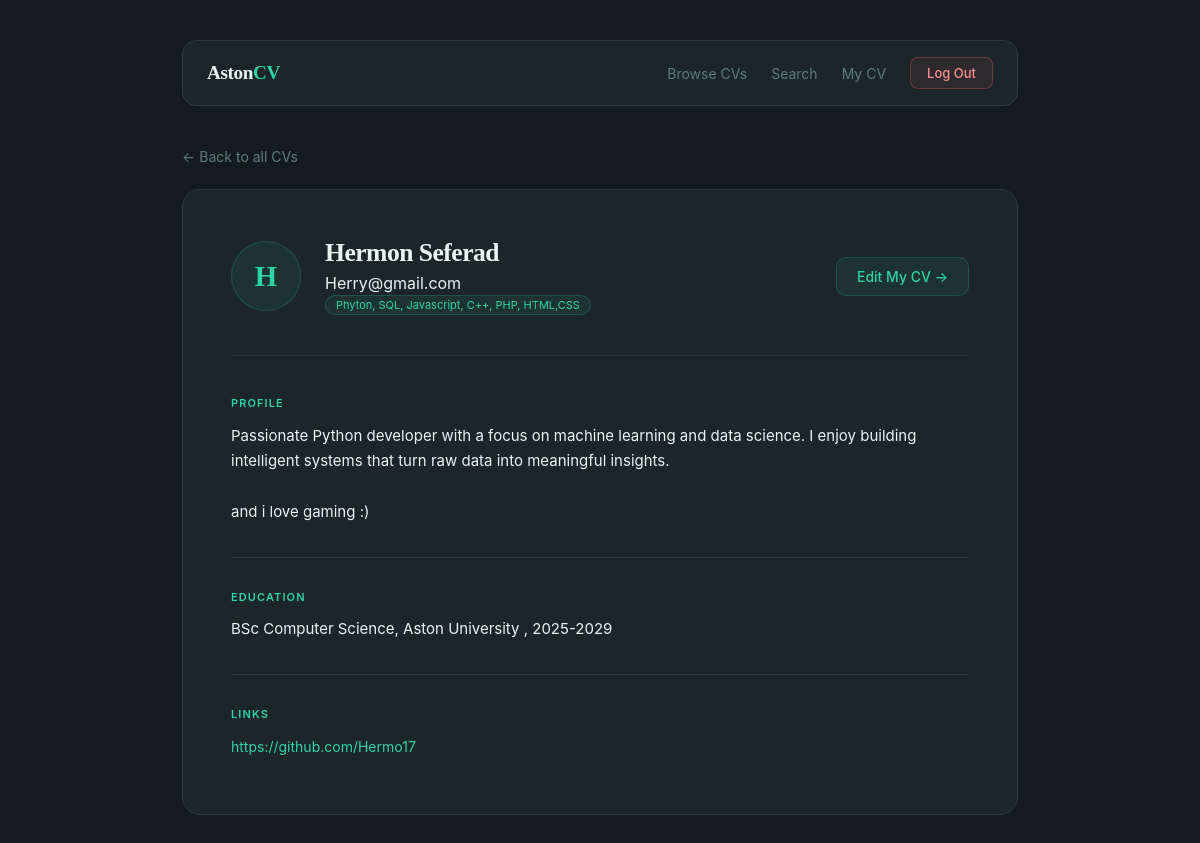
Screenshot of /view.php?id=5 (signed in) with the database file from the repository.
### tables this page shows
CREATE TABLE `cvs` (
  `id` bigint(20) UNSIGNED NOT NULL,
  `name` varchar(100) NOT NULL,
  `email` varchar(100) NOT NULL,
  `password` varchar(255) NOT NULL,
  `keyprogramming` varchar(255) DEFAULT NULL,
  `profile` varchar(500) DEFAULT NULL,
  `education` varchar(500) DEFAULT NULL,
  `URLlinks` varchar(500) DEFAULT NULL
);

### view.php (the view, shortened to what this page needs)
<?php
require 'db.php';
$id = (int) $_GET["id"];
try {
    $stmt = $pdo->prepare("SELECT * FROM cvs WHERE id = ?");
    $stmt->execute([$id]);
    $cv = $stmt->fetch(PDO::FETCH_ASSOC);
} catch (PDOException $e) {
    $cv = null;
}
?>
<!DOCTYPE html>
<html lang="en">
<head>
    <link rel="stylesheet" href="css/style.css">
</head>
<body class="dashboard-page">
<div class="dashboard-wrapper">
    <div class="navbar">
        <div class="navbar-brand">Aston<span>CV</span></div>
        <div class="navbar-links">
            <a href="index.php">Browse CVs</a>
            <a href="search.php">Search</a>
            <a href="dashboard.php">My CV</a>
            <a href="logout.php" class="btn-logout">Log Out</a>
        </div>
    </div>
    <a href="index.php" class="back-link">&#8592; Back to all CVs</a>
    <div class="profile-card">
        <div class="profile-header">
            <div class="profile-avatar">
                <?= strtoupper(substr($cv["name"], 0, 1)) ?>
            </div>
            <div class="profile-title">
                <h1><?= htmlspecialchars($cv["name"]) ?></h1>
                <p class="subtitle"><?= htmlspecialchars($cv["email"]) ?></p>
                <?php if (!empty($cv["keyprogramming"])): ?>
                    <span class="cv-lang">
                        <?= htmlspecialchars($cv["keyprogramming"]) ?>
                    </span>
                <?php endif; ?>
            </div>
            <?php if ($_SESSION["user_id"] == $cv["id"]): ?>
                <a href="dashboard.php" class="btn-view">Edit My CV &#8594;</a>
            <?php endif; ?>
        </div>
        <?php if (!empty($cv["profile"])): ?>
            <div class="cv-section">
                <h3>Profile</h3>
                <p><?= nl2br(htmlspecialchars($cv["profile"])) ?></p>
            </div>
        <?php endif; ?>
        <?php if (!empty($cv["education"])): ?>
            <div class="cv-section">
                <h3>Education</h3>
                <p><?= nl2br(htmlspecialchars($cv["education"])) ?></p>
            </div>
        <?php endif; ?>
        <?php if (!empty($cv["URLlinks"])): ?>
            <div class="cv-section">
                <h3>Links</h3>
                <p>
                    <?php
                    $links = explode(",", $cv["URLlinks"]);
                    foreach ($links as $link):
                        $link = trim(htmlspecialchars($link));
                    ?>
                        <a href="<?= $link ?>" target="_blank"
                            class="cv-link"><?= $link ?></a>
                    <?php endforeach; ?>
                </p>
            </div>
        <?php endif; ?>
    </div>
</div>
</body>
</html>

### css/style.css (style rules this page uses)
* { margin: 0; padding: 0; box-sizing: border-box; }
:root { --bg-page: #141b1e; --bg-card: #1c2529; --bg-input: #141b1e; --border-card: #2a3a3f; --border-input: #2a3a3f; --teal: #2dd4a7; --teal-hover: #25b892; --teal-dim: rgba(45, 212, 167, 0.08); --teal-border: rgba(45, 212, 167, 0.2); --text-primary: #e8f5f3; --text-muted: #5e7d78; --text-dark: #0d1a18; --success-bg: rgba(45, 212, 167, 0.08); --success-border: rgba(45, 212, 167, 0.3); --success-text: #2dd4a7; --error-bg: rgba(255, 99, 99, 0.08); --error-border: rgba(255, 99, 99, 0.3); --error-text: #ff9090; }
body { font-family: -apple-system, BlinkMacSystemFont, 'Segoe UI', sans-serif; background-color: var(--bg-page); color: var(--text-primary); min-height: 100vh; display: flex; align-items: center; justify-content: center; padding: 2rem; }
h1, h2, h3 { font-family: Georgia, 'Times New Roman', serif; letter-spacing: -0.02em; color: var(--text-primary); }
body.dashboard-page { display: block; padding: 0; background-color: var(--bg-page); min-height: 100vh; }
.dashboard-wrapper { width: 100%; max-width: 900px; margin: 0 auto; padding: 2.5rem 2rem; }
.navbar { display: flex; align-items: center; justify-content: space-between; padding: 1rem 1.5rem; background: var(--bg-card); border: 1px solid var(--border-card); border-radius: 14px; margin-bottom: 2.5rem; }
.navbar-brand { font-family: Georgia, 'Times New Roman', serif; font-size: 1.2rem; font-weight: 700; color: var(--text-primary); letter-spacing: -0.02em; }
.navbar-brand span { color: var(--teal); }
.navbar-links { display: flex; align-items: center; gap: 1.5rem; }
.navbar-links a { color: var(--text-muted); text-decoration: none; font-size: 14px; transition: color 0.2s; }
.btn-logout { background: var(--error-bg) !important; border: 1px solid var(--error-border) !important; color: var(--error-text) !important; padding: 7px 16px !important; border-radius: 8px !important; font-size: 13px !important; font-weight: 500 !important; margin-top: 0 !important; width: auto !important; transform: none !important; }
.btn-view { background: var(--teal-dim); border: 1px solid var(--teal-border); color: var(--teal); padding: 10px 20px; border-radius: 10px; font-size: 14px; text-decoration: none; white-space: nowrap; font-weight: 500; transition: opacity 0.2s; margin-top: 0; width: auto; display: inline-block; }
.cv-lang { display: inline-block; background: var(--teal-dim); border: 1px solid var(--teal-border); color: var(--teal); font-size: 11px; padding: 2px 10px; border-radius: 100px; }
.back-link { display: inline-block; color: var(--text-muted); text-decoration: none; font-size: 14px; margin-bottom: 1.5rem; transition: color 0.2s; }
.profile-card { background: var(--bg-card); border: 1px solid var(--border-card); border-radius: 18px; padding: 3rem; }
.profile-header { display: flex; align-items: center; gap: 1.5rem; margin-bottom: 2.5rem; padding-bottom: 2.5rem; border-bottom: 1px solid var(--border-card); flex-wrap: wrap; }
.profile-avatar { width: 70px; height: 70px; border-radius: 50%; background: var(--teal-dim); border: 1px solid var(--teal-border); color: var(--teal); font-size: 1.8rem; font-weight: 700; display: flex; align-items: center; justify-content: center; flex-shrink: 0; font-family: Georgia, serif; }
.profile-title { flex: 1; }
.profile-title h1 { font-size: 1.6rem; margin-bottom: 0.3rem; }
.cv-section { margin-bottom: 2rem; padding-bottom: 2rem; border-bottom: 1px solid var(--border-card); }
.cv-section:last-of-type { border-bottom: none; margin-bottom: 0; padding-bottom: 0; }
.cv-section h3 { font-size: 11px; font-weight: 600; color: var(--teal); text-transform: uppercase; letter-spacing: 0.1em; margin-bottom: 0.8rem; font-family: -apple-system, BlinkMacSystemFont, 'Segoe UI', sans-serif; }
.cv-section p { color: var(--text-primary); font-size: 15px; line-height: 1.7; }
.cv-link { display: inline-block; color: var(--teal); text-decoration: none; font-size: 14px; margin-right: 1rem; margin-bottom: 0.5rem; }

### rows the page displays
cvs: name "H", name "Hermon Seferad", email "Herry@gmail.com", keyprogramming "Phyton, SQL, Javascript, C++, PHP, HTML,CSS", profile "Passionate Python developer with a focus on machine learning and data science. I enjoy building intelligent systems that turn raw data into meaningful insights. and i love gaming :)", education "BSc Computer Science, Aston University , 2025-2029", URLlinks "https://github.com/Hermo17"
